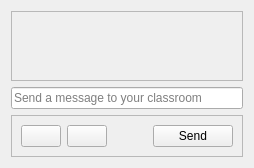
             <widget class="QWidget" name="classroom_chat_posts">
              <attribute name="title">
               <string>Posts</string>
              </attribute>
              <layout class="QGridLayout" name="gridLayout_5">
               <item row="0" column="0">
                <widget class="QScrollArea" name="scrollArea">
                 <property name="widgetResizable">
                  <bool>true</bool>
                 </property>
                 <widget class="QWidget" name="scrollAreaWidgetContents_5">
                  <property name="geometry">
                   <rect>
                    <x>0</x>
                    <y>0</y>
                    <width>1088</width>
                    <height>601</height>
                   </rect>
                  </property>
                  <layout class="QVBoxLayout" name="verticalLayout_9"/>
                 </widget>
                </widget>
               </item>
               <item row="3" column="0">
                <widget class="QFrame" name="frame_3">
                 <property name="sizePolicy">
                  <sizepolicy hsizetype="Minimum" vsizetype="Minimum">
                   <horstretch>0</horstretch>
                   <verstretch>0</verstretch>
                  </sizepolicy>
                 </property>
                 <property name="minimumSize">
                  <size>
                   <width>0</width>
                   <height>30</height>
                  </size>
                 </property>
                 <property name="frameShape">
                  <enum>QFrame::StyledPanel</enum>
                 </property>
                 <property name="frameShadow">
                  <enum>QFrame::Raised</enum>
                 </property>
                 <layout class="QHBoxLayout" name="horizontalLayout">
                  <item>
                   <widget class="QPushButton" name="pushButton_2">
                    <property name="autoFillBackground">
                     <bool>false</bool>
                    </property>
                    <property name="text">
                     <string/>
                    </property>
                    <property name="icon">
                     <iconset>
                      <normaloff>assets/icons/emoji.png</normaloff>assets/icons/emoji.png</iconset>
                    </property>
                   </widget>
                  </item>
                  <item>
                   <widget class="QPushButton" name="pushButton_12">
                    <property name="text">
                     <string/>
                    </property>
                    <property name="icon">
                     <iconset>
                      <normaloff>assets/icons/attach.png</normaloff>assets/icons/attach.png</iconset>
                    </property>
                   </widget>
                  </item>
                  <item>
                   <spacer name="horizontalSpacer_2">
                    <property name="orientation">
                     <enum>Qt::Horizontal</enum>
                    </property>
                    <property name="sizeHint" stdset="0">
                     <size>
                      <width>40</width>
                      <height>20</height>
                     </size>
                    </property>
                   </spacer>
                  </item>
                  <item>
                   <widget class="QPushButton" name="pushButton">
                    <property name="text">
                     <string>Send</string>
                    </property>
                    <property name="icon">
                     <iconset>
                      <normaloff>assets/icons/send.png</normaloff>assets/icons/send.png</iconset>
                    </property>
                   </widget>
                  </item>
                 </layout>
                </widget>
               </item>
               <item row="2" column="0">
                <widget class="QLineEdit" name="lineEdit">
                 <property name="sizePolicy">
                  <sizepolicy hsizetype="Minimum" vsizetype="Fixed">
                   <horstretch>0</horstretch>
                   <verstretch>0</verstretch>
                  </sizepolicy>
                 </property>
                 <property name="minimumSize">
                  <size>
                   <width>0</width>
                   <height>20</height>
                  </size>
                 </property>
                 <property name="dragEnabled">
                  <bool>false</bool>
                 </property>
                 <property name="placeholderText">
                  <string>Send a message to your classroom</string>
                 </property>
                 <property name="clearButtonEnabled">
                  <bool>true</bool>
                 </property>
                </widget>
               </item>
              </layout>
             </widget>
